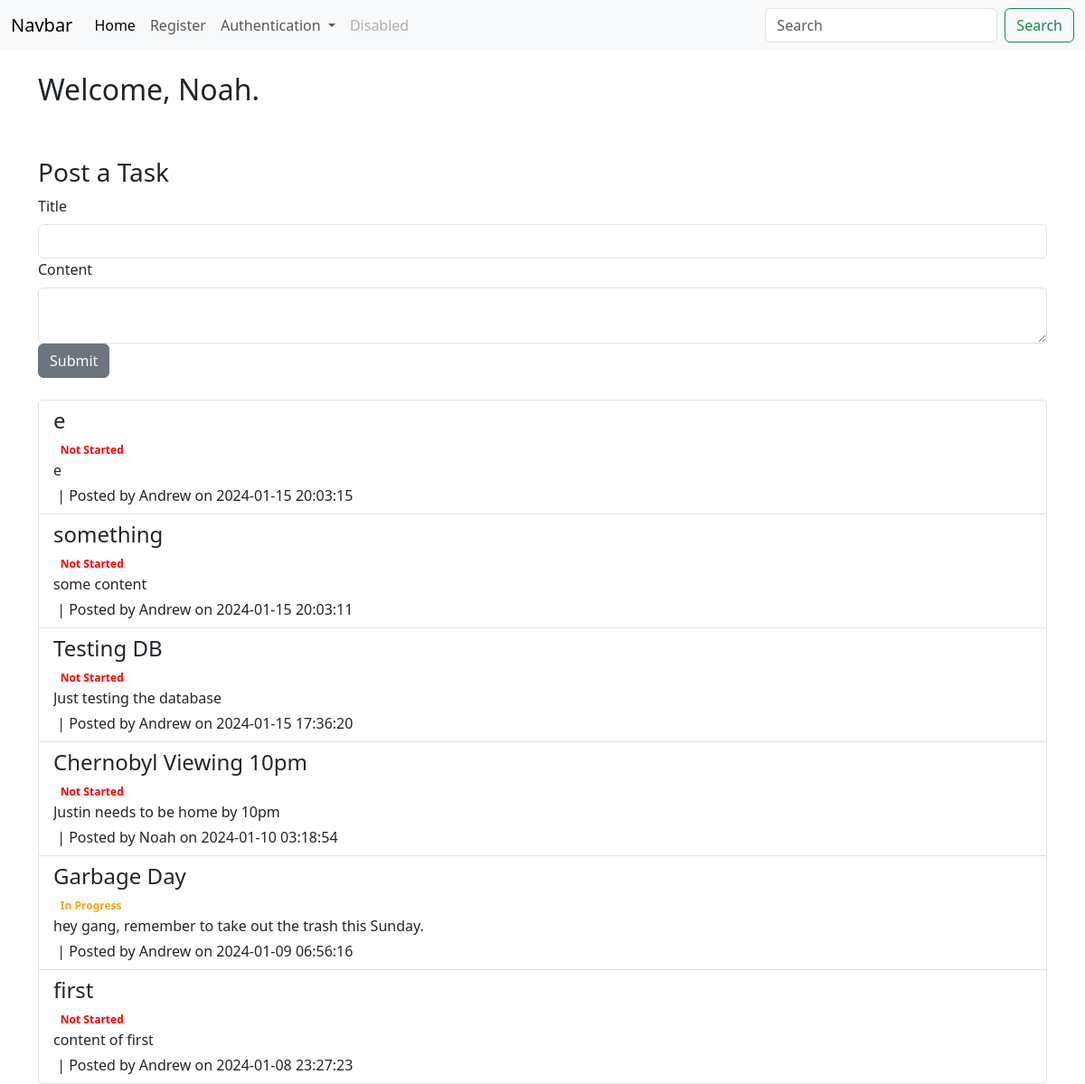
/ (signed in), run on the app's committed database.
### app/models/models.py (models this page shows, shortened)
class Users(db.Model, UserMixin):
    id = db.Column(db.Integer, primary_key=True)
    key = db.Column(db.String(20), nullable=False)
    username = db.Column(db.String(20), nullable=False, unique=True)
    name = db.Column(db.String(40), nullable=False)
    date_added = db.Column(db.DateTime, default=datetime.utcnow)
    password_hash = db.Column(db.String(128))
    @property
    def password(self):
        raise AttributeError('password is not a readable attribute!')

class GroupTasks(db.Model): # TODO reference other users, and each user can see their tasks
    id = db.Column(db.Integer, primary_key=True)
    poster_id = db.Column(db.Integer, db.ForeignKey('users.id'))
    title = db.Column(db.String(55))
    content = db.Column(db.Text)
    due_date = db.Column(db.DateTime, default=datetime.utcnow)
    date_posted = db.Column(db.DateTime, default=datetime.utcnow)
    status = db.Column(db.Integer, default = 0)
    tally = db.Column(db.Integer, default = 0)

### app/dash/routes.py (the view)
@dash_bp.route("/", methods=['GET', 'POST'])
def index():
    task_form = GroupTaskForm()
    if task_form.validate_on_submit():
        return paul.post_new_task_and_redirect(task_form)
    tasks = paul.get_homepage_tasks()
    return render_template("index.html", tasks=tasks, task_form=task_form, get_poster_name=paul.get_poster_name )

### app/forms.py
class GroupTaskForm(FlaskForm):
    title = StringField("Title", validators=[DataRequired()])
    content = CKEditorField('Content', validators=[DataRequired()])
    submit = SubmitField("Submit")

class SearchForm(FlaskForm):
    searched = StringField("Searched", validators=[DataRequired()])
    submit = SubmitField("Submit")

### app/DataInterface/group.py (called while the page is built)
    def get_homepage_tasks(self):
        tasks = GroupTasks.query.order_by(GroupTasks.date_posted)
        get_tasks = []
        for i in tasks:
            get_tasks.append(i)
        return get_tasks[::-1]

    def get_poster_name(self, poster_id ):
        return Users.query.filter_by(id = poster_id).first().name

### run.py (called while the page is built)
@app.context_processor
def base():
    search_form = SearchForm()
    return dict(search_form=search_form)

### app/templates/index.html (shortened to what this page needs)
{% extends 'base.html' %}
{% block content %}
<div class="container mt-4">
    {% if current_user.is_authenticated %}
        <h2>Welcome, {{ current_user.name }}.</h2> <br><br>
        <h3>Post a Task</h3>
        <form method="POST" class="mb-4">
            <div class="form-group">
                {{ task_form.title.label(class="form-label") }}
                {{ task_form.title(class="form-control") }}
            </div>
            <div class="form-group">
                {{ task_form.content.label(class="form-label") }}
                {{ task_form.content(class="form-control") }}
            </div>
            {{ task_form.submit(class="btn btn-secondary") }}
        </form>
        <div class="list-group">
            {% for task in tasks %}
                <a href="{{ url_for('dash_bp.group_task', id=task.id)}}" class="list-group-item list-group-item-action">
                    <h4 class="mb-1">{{ task.title }}</h4>
                    {% if task.status == 0 %}
                    <span class="badge badge-warning" style="color: red;">Not Started</span>
                {% elif task.status == 1 %}
                    <span class="badge badge-info" style="color: orange;">In Progress</span>
                {% elif task.status == 2 %}
                    <span class="badge badge-success" style="color: green;">Completed</span>
                {% endif %}
                    <p class="mb-1" style="max-width: 500px; overflow: hidden; text-overflow: ellipsis; white-space: nowrap;">{{ task.content }}</p>
                        &nbsp;| Posted by {{ get_poster_name(task.poster_id) }} on {{ task.date_posted.strftime('%Y-%m-%d %H:%M:%S') }}</small>
                </a>
            {% endfor %}
        </div>
</div>
{% else %}
    Please <a href="{{ url_for('auth_bp.login') }}">Login</a> <br>
    or <a href="{{ url_for('auth_bp.new_user') }}">Register</a>
{% endif %}
{% endblock %}

### data on the page
Users: name "Noah"
GroupTasks: title "e", status "Not Started", content "e", date_posted "2024-01-15 20:03:15"
Users: name "Andrew"
GroupTasks: title "something", status "Not Started", content "some content", date_posted "2024-01-15 20:03:11"
GroupTasks: title "Testing DB", status "Not Started", content "Just testing the database", date_posted "2024-01-15 17:36:20"
GroupTasks: title "Chernobyl Viewing 10pm", status "Not Started", content "Justin needs to be home by 10pm", date_posted "2024-01-10 03:18:54"
GroupTasks: title "Garbage Day", status "In Progress", content "hey gang, remember to take out the trash this Sunday.", date_posted "2024-01-09 06:56:16"
GroupTasks: title "first", status "Not Started", content "content of first", date_posted "2024-01-08 23:27:23"

### other printed values
{{ task_form.title.label(class="form-label") }} "Title"
{{ task_form.content.label(class="form-label") }} "Content"
